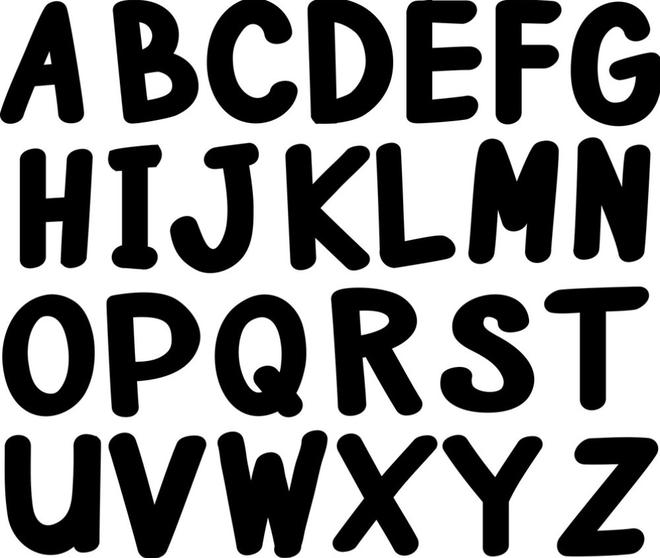
#> input picture Lab 5/Morphological Operations & Filtering/Python OpenCV - Morphological Operations/test.jpg, 660 x 558 px
$ jupyter execute 'Morphological Operations.ipynb'
#> lines starting #> are read from the running program, lines starting #| are printed output that depends on the picture; after the words box and inside, x2 and y2 are one past the last pixel; in counts of white or black regions, pixels touching at a corner belong together
## <b> Python OpenCV - Morphological Operations <b>

### Erosion

[cell 1]
import cv2, numpy as np, matplotlib.pyplot as plt
img = cv2.imread(r"test.jpg", 0) # Load grayscale image
#> img is the input picture: shape (558, 660); min 0, max 255, mean 141.7
bin = cv2.threshold(img, 0, 255, cv2.THRESH_BINARY+cv2.THRESH_OTSU)[1]  # Binarize
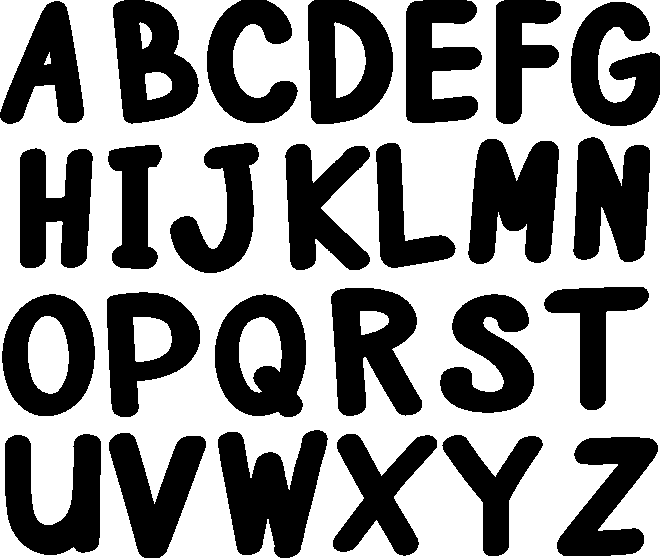
#> bin: shape (558, 660); 55.6% white; 26 black regions, largest, box (x1, y1, x2, y2) and area: (218, 430, 328, 558) 8682, (468, 139, 559, 264) 8175, (331, 288, 422, 416) 7789

k = np.ones((5, 5), np.uint8)  # Define 5x5 kernel
inv = cv2.bitwise_not(bin)
out = cv2.erode(inv, k, 1)
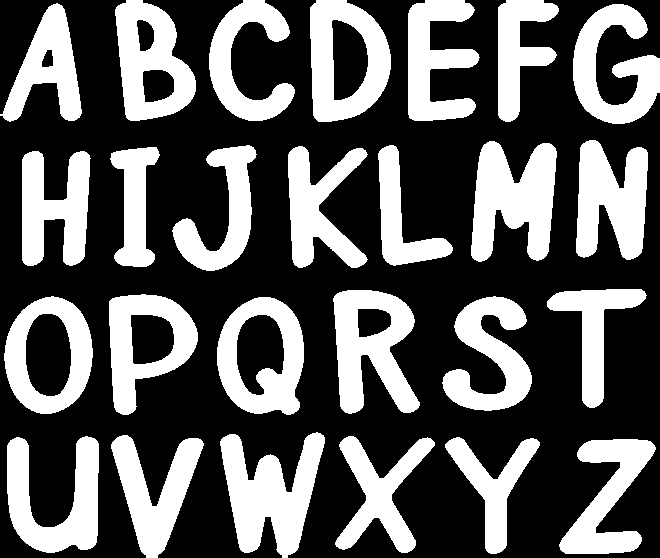
#> out: shape (558, 660); 36.1% white; 26 white regions, largest, box (x1, y1, x2, y2) and area: (220, 432, 325, 558) 7276, (471, 141, 557, 262) 6927, (333, 290, 420, 414) 6356
plt.imshow(out, cmap='gray'), plt.axis('off'), plt.show()

### Dilation

[cell 2]
import cv2, numpy as np, matplotlib.pyplot as plt

img = cv2.imread(r"test.jpg", 0)  # Load grayscale image
bin = cv2.threshold(img, 0, 255, cv2.THRESH_BINARY+cv2.THRESH_OTSU)[1]  # Binarize

k = np.ones((3, 3), np.uint8) # Define 3x3 kernel
inv = cv2.bitwise_not(bin)
out = cv2.dilate(inv, k, 1)
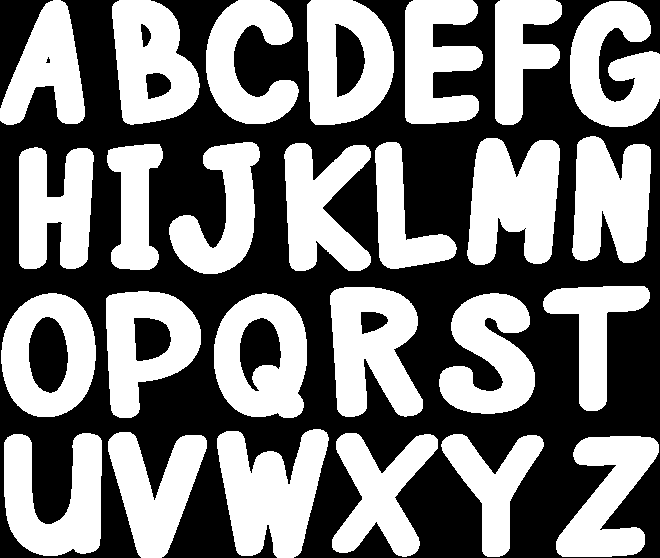
#> out: shape (558, 660); 48.6% white; 26 white regions, largest, box (x1, y1, x2, y2) and area: (217, 429, 329, 558) 9391, (467, 138, 560, 265) 8805, (330, 287, 423, 417) 8506
plt.imshow(out, cmap='gray'), plt.axis('off'), plt.show()

### Opening

[cell 3]
import cv2, numpy as np, matplotlib.pyplot as plt

img = cv2.imread(r"noise.png", 0)  # Load grayscale
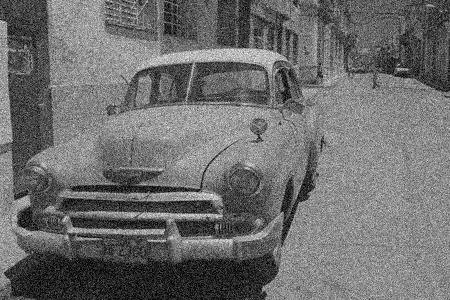
#> input picture Lab 5/Morphological Operations & Filtering/Python OpenCV - Morphological Operations/noise.png, 450 x 300 px
#> img is the input picture: shape (300, 450); min 0, max 255, mean 109.4
bin = cv2.threshold(img, 0, 255, cv2.THRESH_BINARY+cv2.THRESH_OTSU)[1]  # Binarize
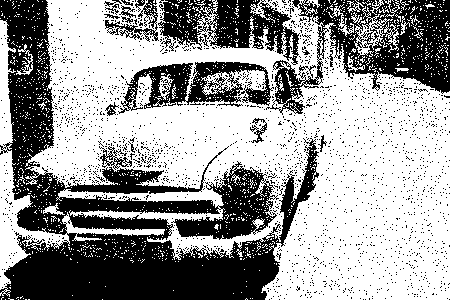
#> bin: shape (300, 450); 59.9% white; 2224 black regions (2205 under 20 px), largest, box (x1, y1, x2, y2) and area: (0, 0, 319, 300) 32249, (266, 0, 450, 115) 8750, (158, 0, 300, 65) 4556

k = np.ones((3, 3), np.uint8)  # 3x3 kernel
opened = cv2.morphologyEx(bin, cv2.MORPH_OPEN, k)
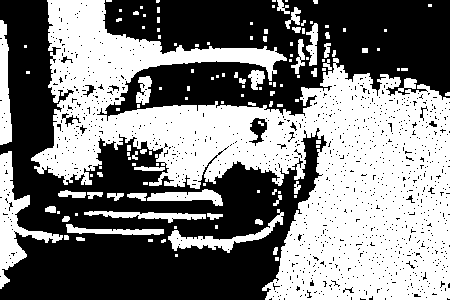
#> opened: shape (300, 450); 49.1% white; 128 white regions (81 under 20 px), largest, box (x1, y1, x2, y2) and area: (31, 0, 450, 300) 56068, (0, 151, 63, 289) 2380, (168, 209, 284, 253) 1115
plt.imshow(opened, cmap='gray'), plt.axis('off'), plt.show()

### Closing

[cell 4]
import cv2, numpy as np, matplotlib.pyplot as plt

img = cv2.imread(r"noise.png", 0)
bin = cv2.threshold(img, 0, 255, cv2.THRESH_BINARY+cv2.THRESH_OTSU)[1]

k = np.ones((3, 3), np.uint8)
closed = cv2.morphologyEx(bin, cv2.MORPH_CLOSE, k)  # Apply closing
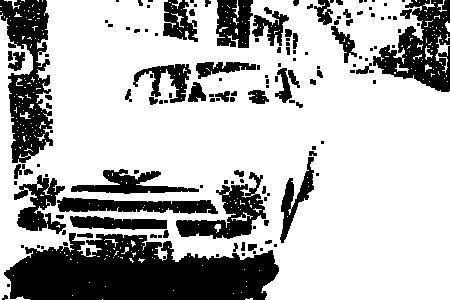
#> closed: shape (300, 450); 71.2% white; 145 black regions (83 under 20 px), largest, box (x1, y1, x2, y2) and area: (4, 233, 279, 300) 13069, (0, 0, 53, 163) 4761, (373, 0, 450, 92) 3721
plt.imshow(closed, cmap='gray'), plt.axis('off'), plt.show()

### Morphological Gradient

[cell 5]
import cv2, numpy as np, matplotlib.pyplot as plt
img = cv2.imread(r"test.jpg", 0)  # Load grayscale image
bin = cv2.threshold(img, 0, 255, cv2.THRESH_BINARY+cv2.THRESH_OTSU)[1]  # Binarize

k = np.ones((3, 3), np.uint8)  # Define 3x3 kernel
inv = cv2.bitwise_not(bin)
out = cv2.morphologyEx(inv, cv2.MORPH_GRADIENT, k)
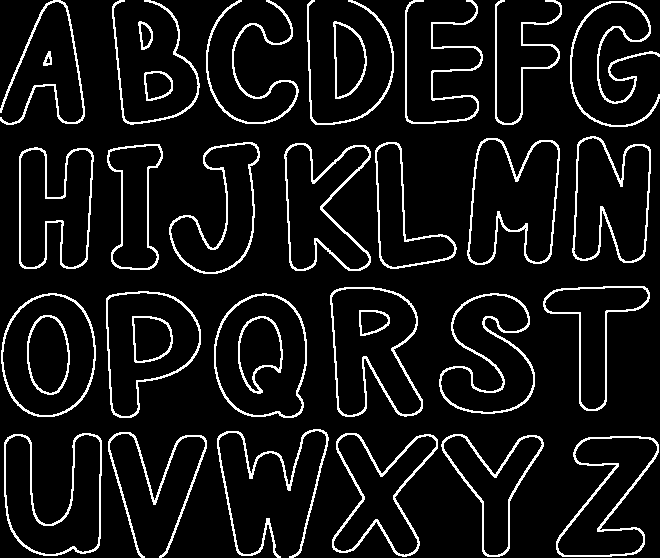
#> out: shape (558, 660); 8.4% white in thin lines or dots
plt.imshow(out, cmap='gray'), plt.axis('off'), plt.show()

### Top Hat

[cell 6]
import cv2, numpy as np, matplotlib.pyplot as plt
img = cv2.imread("noise.png", 0)

bin = cv2.threshold(img, 0, 255, cv2.THRESH_BINARY + cv2.THRESH_OTSU)[1]
k = np.ones((13, 13), np.uint8)
top = cv2.morphologyEx(bin, cv2.MORPH_TOPHAT, k)
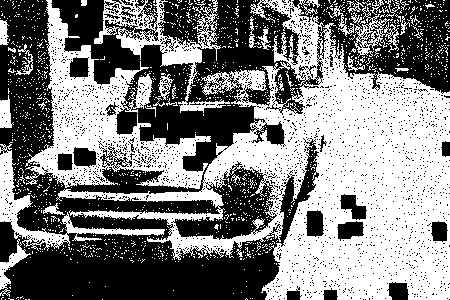
#> top: shape (300, 450); 49.8% white; 1483 white regions (1443 under 20 px), largest, box (x1, y1, x2, y2) and area: (56, 0, 450, 300) 43587, (25, 0, 211, 189) 11341, (94, 0, 230, 113) 3458
plt.imshow(top, cmap='gray'), plt.axis('off'), plt.show()

### Black Hat

[cell 7]
import cv2, numpy as np, matplotlib.pyplot as plt
img = cv2.imread("noise.png", 0)

bin = cv2.threshold(img, 0, 255, cv2.THRESH_BINARY + cv2.THRESH_OTSU)[1]
inv = cv2.bitwise_not(bin)
k = np.ones((5, 5), np.uint8)
bh = cv2.morphologyEx(inv, cv2.MORPH_BLACKHAT, k)
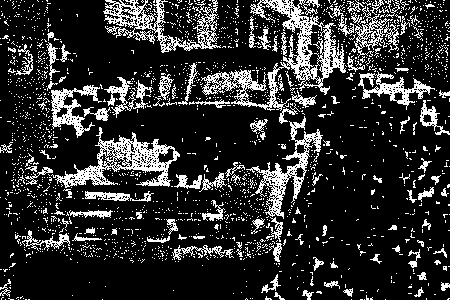
#> bh: shape (300, 450); 18.3% white in thin lines or dots
plt.imshow(bh, cmap='gray'), plt.axis('off'), plt.show()
